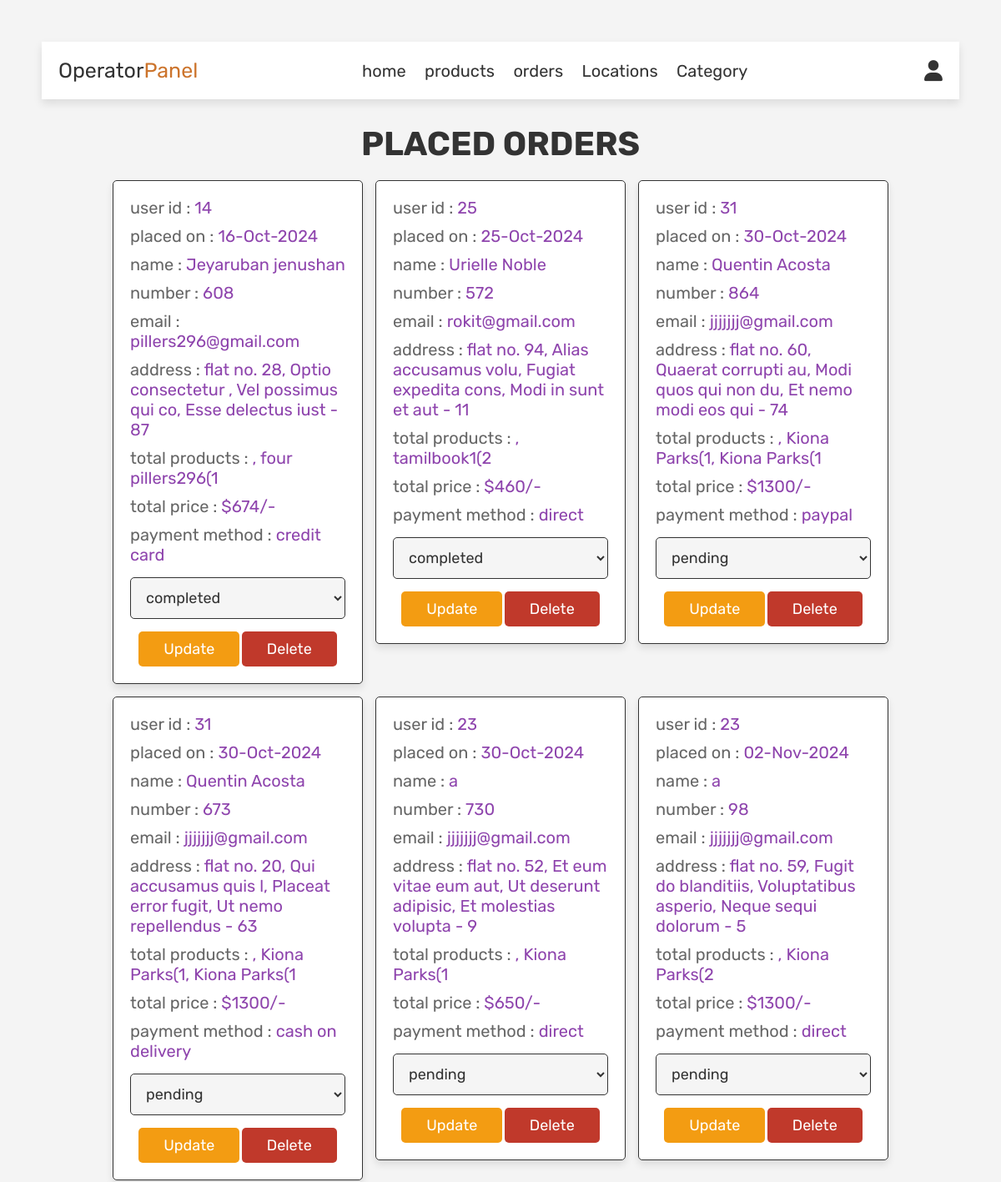
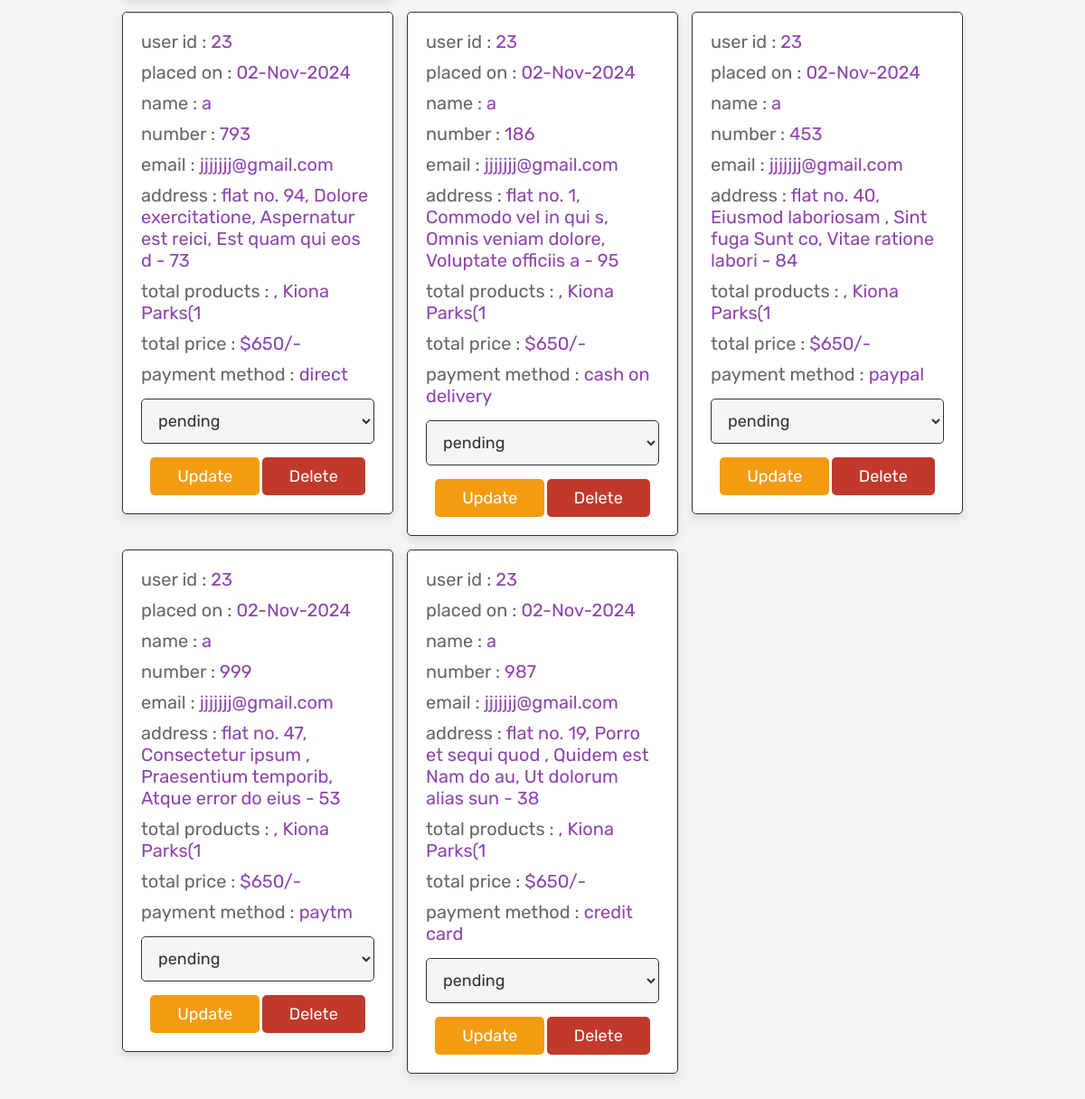
The app's page /operator/operator_order.php, older data (2 pictures, top to bottom).
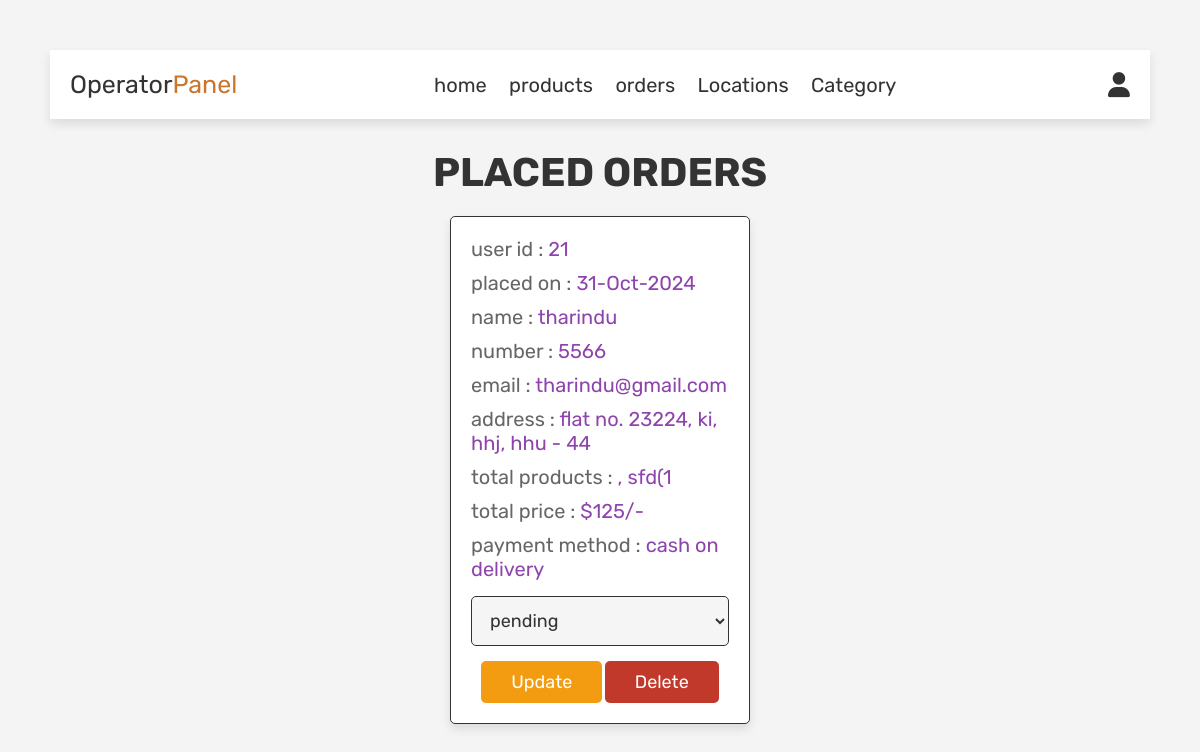
The same page, newer data.
### tables this page shows
CREATE TABLE `orders` (
  `id` int(11) NOT NULL,
  `user_id` int(11) NOT NULL,
  `name` varchar(100) NOT NULL,
  `number` varchar(100) NOT NULL,
  `email` varchar(100) NOT NULL,
  `method` varchar(50) NOT NULL,
  `address` varchar(100) NOT NULL,
  `total_products` varchar(1000) NOT NULL,
  `total_price` int(100) NOT NULL,
  `placed_on` varchar(50) NOT NULL,
  `payment_status` varchar(100) NOT NULL DEFAULT 'pending'
);

### operator/operator_order.php (the view, shortened to what this page needs)
<?php
require_once '../config.php';
?>
<!DOCTYPE html>
<html lang="en">
<head>
   <link rel="stylesheet" href="https://cdnjs.cloudflare.com/ajax/libs/font-awesome/6.0.0/css/all.min.css">
   <link rel="stylesheet" href="../css/operator_style.css">
</head>
<body>
<?php include 'operator_header.php'; ?>
<section class="orders">
   <h1 class="title">placed orders</h1>
   <div class="box-container">
      <?php
      $select_orders = mysqli_query($conn, "SELECT * FROM `orders`") or die('query failed');
      if(mysqli_num_rows($select_orders) > 0){
         while($fetch_orders = mysqli_fetch_assoc($select_orders)){
      ?>
      <div class="box">
         <p> user id : <span><?php echo $fetch_orders['user_id']; ?></span> </p>
         <p> placed on : <span><?php echo $fetch_orders['placed_on']; ?></span> </p>
         <p> name : <span><?php echo $fetch_orders['name']; ?></span> </p>
         <p> number : <span><?php echo $fetch_orders['number']; ?></span> </p>
         <p> email : <span><?php echo $fetch_orders['email']; ?></span> </p>
         <p> address : <span><?php echo $fetch_orders['address']; ?></span> </p>
         <p> total products : <span><?php echo $fetch_orders['total_products']; ?></span> </p>
         <p> total price : <span>$<?php echo $fetch_orders['total_price']; ?>/-</span> </p>
         <p> payment method : <span><?php echo $fetch_orders['method']; ?></span> </p>
         <form action="" method="post">
            <select name="update_payment">
               <option value="" selected disabled><?php echo $fetch_orders['payment_status']; ?></option>
            </select>
            <input type="submit" value="update" name="update_order" class="option-btn">
            <a href="operator_order.php?delete=<?php echo $fetch_orders['id']; ?>" onclick="return confirm('delete this order?');" class="delete-btn">delete</a>
         </form>
      </div>
      <?php
         }
      }else{
         echo '<p class="empty">no orders placed yet!</p>';
      }
      ?>
   </div>
</section>
</body>
</html>

### operator/operator_header.php (shortened to what this page needs)
<header class="header">
   <div class="flex">
      <a href="operator_page.php" class="logo">Operator<span>Panel</span></a>
      <nav class="navbar">
         <a href="operator_page.php">home</a>
         <a href="operator_product.php">products</a>
         <a href="operator_order.php">orders</a>
         <a href="operator_location.php">Locations</a>
         <a href="operator_category.php">Category</a>
      </nav>
      <div class="icons">
         <div id="user-btn" class="fas fa-user"></div>
      </div>
   </div>
</header>

### css/operator_style.css (style rules this page uses)
:root { --purple:#8e44ad; --red:#c0392b; --orange:#f39c12; --black:#333; --white:#fff; --light-color:#666; --light-white:#ccc; --light-bg:#f5f5f5; --border:.1rem solid var(--black); --box-shadow:0 .5rem 1rem rgba(0,0,0,.1); }
* { font-family: 'Rubik', sans-serif; margin:0; padding:0; box-sizing: border-box; outline: none; border:none; text-decoration: none; transition:all .2s linear; }
html { font-size: 62.5%; overflow-x: hidden; }
body { background-color: var(--light-bg); }
section { padding:3rem 2rem; }
.title { text-align: center; margin-bottom: 2rem; text-transform: uppercase; color:var(--black); font-size: 4rem; }
.btn, .option-btn, .delete-btn, .white-btn { display: inline-block; margin-top: 1rem; padding:1rem 3rem; cursor: pointer; color:var(--white); font-size: 1.8rem; border-radius: .5rem; text-transform: capitalize; }
.option-btn { background-color: var(--orange); }
.delete-btn { background-color: var(--red); }
.header { position: sticky; top:0; left:0; right:0; z-index: 1000; background-color: var(--white); box-shadow: var(--box-shadow); }
.header .flex { display: flex; align-items: center; padding:2rem; justify-content: space-between; position: relative; max-width: 1200px; margin:0 auto; }
.header .flex .logo { font-size: 2.5rem; color:var(--black); }
.header .flex .logo span { color:#cc742c; }
.header .flex .navbar a { margin:0 1rem; font-size: 2rem; color:var(--black); }
.header .flex .icons div { margin-left: 1.5rem; font-size: 2.5rem; cursor: pointer; color:var(--black); }
.orders .box-container { display: grid; grid-template-columns: repeat(auto-fit, 30rem); justify-content: center; gap:1.5rem; max-width: 1200px; margin:0 auto; align-items: flex-start; }
.orders .box-container .box { background-color: var(--white); padding:2rem; border:var(--border); box-shadow: var(--box-shadow); border-radius: .5rem; }
.orders .box-container .box p { padding-bottom: 1rem; font-size: 2rem; color:var(--light-color); }
.orders .box-container .box p span { color:var(--purple); }
.orders .box-container .box form { text-align: center; }
.orders .box-container .box form select { border-radius: .5rem; margin:.5rem 0; width: 100%; background-color: var(--light-bg); border:var(--border); padding:1.2rem 1.4rem; font-size: 1.8rem; color:var(--black); }
body { font-family: Arial, sans-serif; margin: 50px; background-color: #f4f4f4; }

Row changes from the older to the newer data that the page shows:
removed orders: user "14", placed_on "16-Oct-2024", name "Jeyaruban jenushan", number "608", email "pillers296@gmail.com", address "flat no. 28, Optio consectetur , Vel possimus qui co, Esse delectus iust - 87", total_products ", four pillers296(1", total_price "674", method "credit card", update_payment "completed"
removed orders: user "25", placed_on "25-Oct-2024", name "Urielle Noble", number "572", email "rokit@gmail.com", address "flat no. 94, Alias accusamus volu, Fugiat expedita cons, Modi in sunt et aut - 11", total_products ", tamilbook1(2", total_price "460", method "direct", update_payment "completed"
removed orders: user "31", placed_on "30-Oct-2024", name "Quentin Acosta", number "864", email "jjjjjjj@gmail.com", address "flat no. 60, Quaerat corrupti au, Modi quos qui non du, Et nemo modi eos qui - 74", total_products ", Kiona Parks(1, Kiona Parks(1", total_price "1300", method "paypal", update_payment "pending"
removed orders: user "31", placed_on "30-Oct-2024", name "Quentin Acosta", number "673", email "jjjjjjj@gmail.com", address "flat no. 20, Qui accusamus quis l, Placeat error fugit, Ut nemo repellendus - 63", total_products ", Kiona Parks(1, Kiona Parks(1", total_price "1300", method "cash on delivery", update_payment "pending"
removed orders: user "23", placed_on "30-Oct-2024", name "a", number "730", email "jjjjjjj@gmail.com", address "flat no. 52, Et eum vitae eum aut, Ut deserunt adipisic, Et molestias volupta - 9", total_products ", Kiona Parks(1", total_price "650", method "direct", update_payment "pending"
removed orders: user "23", placed_on "02-Nov-2024", name "a", number "98", email "jjjjjjj@gmail.com", address "flat no. 59, Fugit do blanditiis, Voluptatibus asperio, Neque sequi dolorum - 5", total_products ", Kiona Parks(2", total_price "1300", method "direct", update_payment "pending"
removed orders: user "23", placed_on "02-Nov-2024", name "a", number "793", email "jjjjjjj@gmail.com", address "flat no. 94, Dolore exercitatione, Aspernatur est reici, Est quam qui eos d - 73", total_products ", Kiona Parks(1", total_price "650", method "direct", update_payment "pending"
removed orders: user "23", placed_on "02-Nov-2024", name "a", number "186", email "jjjjjjj@gmail.com", address "flat no. 1, Commodo vel in qui s, Omnis veniam dolore, Voluptate officiis a - 95", total_products ", Kiona Parks(1", total_price "650", method "cash on delivery", update_payment "pending"
removed orders: user "23", placed_on "02-Nov-2024", name "a", number "453", email "jjjjjjj@gmail.com", address "flat no. 40, Eiusmod laboriosam , Sint fuga Sunt co, Vitae ratione labori - 84", total_products ", Kiona Parks(1", total_price "650", method "paypal", update_payment "pending"
removed orders: user "23", placed_on "02-Nov-2024", name "a", number "999", email "jjjjjjj@gmail.com", address "flat no. 47, Consectetur ipsum , Praesentium temporib, Atque error do eius - 53", total_products ", Kiona Parks(1", total_price "650", method "paytm", update_payment "pending"
removed orders: user "23", placed_on "02-Nov-2024", name "a", number "987", email "jjjjjjj@gmail.com", address "flat no. 19, Porro et sequi quod , Quidem est Nam do au, Ut dolorum alias sun - 38", total_products ", Kiona Parks(1", total_price "650", method "credit card", update_payment "pending"
added orders: user "21", placed_on "31-Oct-2024", name "tharindu", number "5566", email "tharindu@gmail.com", address "flat no. 23224, ki, hhj, hhu - 44", total_products ", sfd(1", total_price "125", method "cash on delivery", update_payment "pending"
